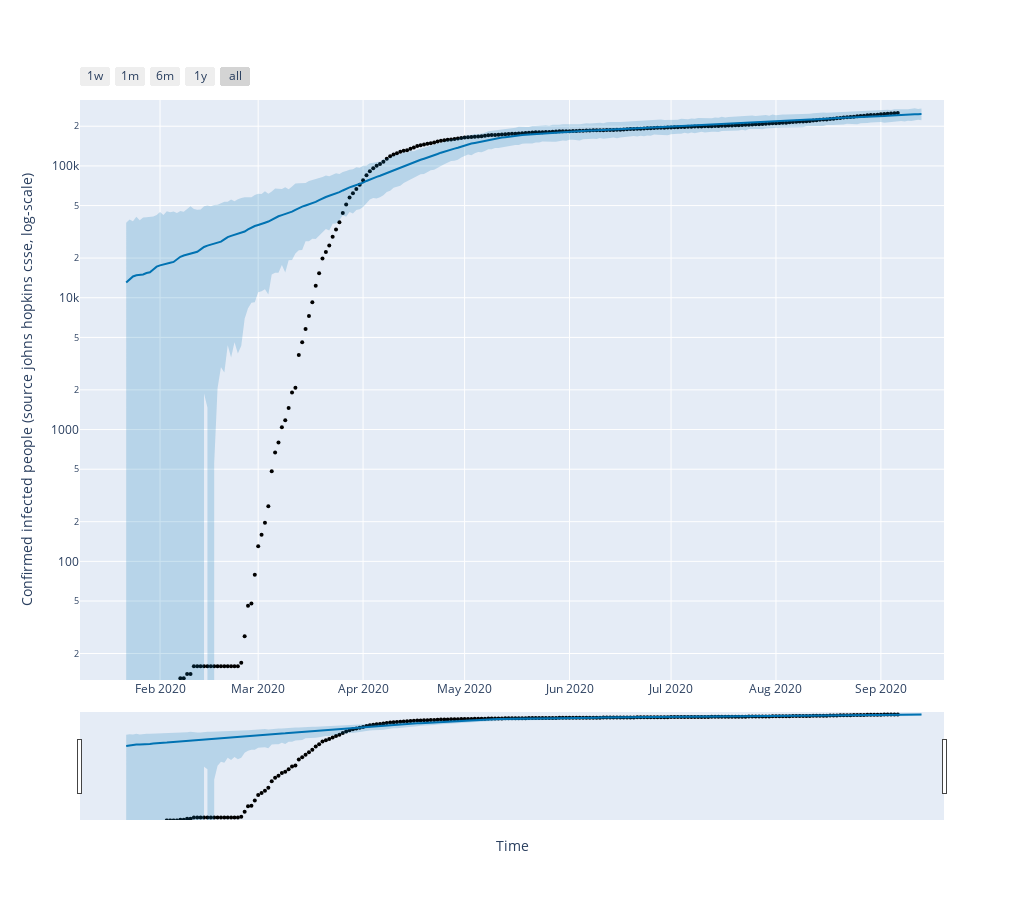

Write notebook code for a chart like this one.
### Code cell
fig = plot_plotly(my_model, forecast)  # This returns a plotly Figure

fig.update_layout(
    width=1024,
    height=900,
    xaxis_title="Time",
    yaxis_title="Confirmed infected people (source johns hopkins csse, log-scale)",
)
fig.update_yaxes(type="log",range=[1.1,5.5])
py.iplot(fig)

### Figure 1 — Plotly figure (JSON) as saved in the notebook; plotly's stock layout.template omitted (floating-point values rounded to 4 significant figures; data arrays with more than 128 entries replaced by an {"elided": "..."} marker saying what was removed)
{"data": [{"marker": {"color": "black", "size": 4}, "mode": "markers", "name": "Actual", "type": "scatter", "x": {"elided": "229 str values"}, "y": {"elided": "229 int values"}}, {"hoverinfo": "skip", "line": {"width": 0}, "mode": "lines", "type": "scatter", "x": {"elided": "236 str values"}, "y": {"elided": "236 float values"}}, {"fill": "tonexty", "fillcolor": "rgba(0, 114, 178, 0.2)", "line": {"color": "#0072B2", "width": 2}, "mode": "lines", "name": "Predicted", "type": "scatter", "x": {"elided": "236 str values"}, "y": {"elided": "236 float values"}}, {"fill": "tonexty", "fillcolor": "rgba(0, 114, 178, 0.2)", "hoverinfo": "skip", "line": {"width": 0}, "mode": "lines", "type": "scatter", "x": {"elided": "236 str values"}, "y": {"elided": "236 float values"}}, {"line": {"color": "black", "dash": "dash", "width": 2}, "mode": "lines", "name": "Cap", "type": "scatter", "x": {"elided": "236 str values"}, "y": {"elided": "236 int values"}}], "layout": {"height": 900, "showlegend": false, "width": 1024, "xaxis": {"rangeselector": {"buttons": [{"count": 7, "label": "1w", "step": "day", "stepmode": "backward"}, {"count": 1, "label": "1m", "step": "month", "stepmode": "backward"}, {"count": 6, "label": "6m", "step": "month", "stepmode": "backward"}, {"count": 1, "label": "1y", "step": "year", "stepmode": "backward"}, {"step": "all"}]}, "rangeslider": {"visible": true}, "title": {"text": "Time"}, "type": "date"}, "yaxis": {"range": [1.1, 5.5], "title": {"text": "Confirmed infected people (source johns hopkins csse, log-scale)"}, "type": "log"}}}
